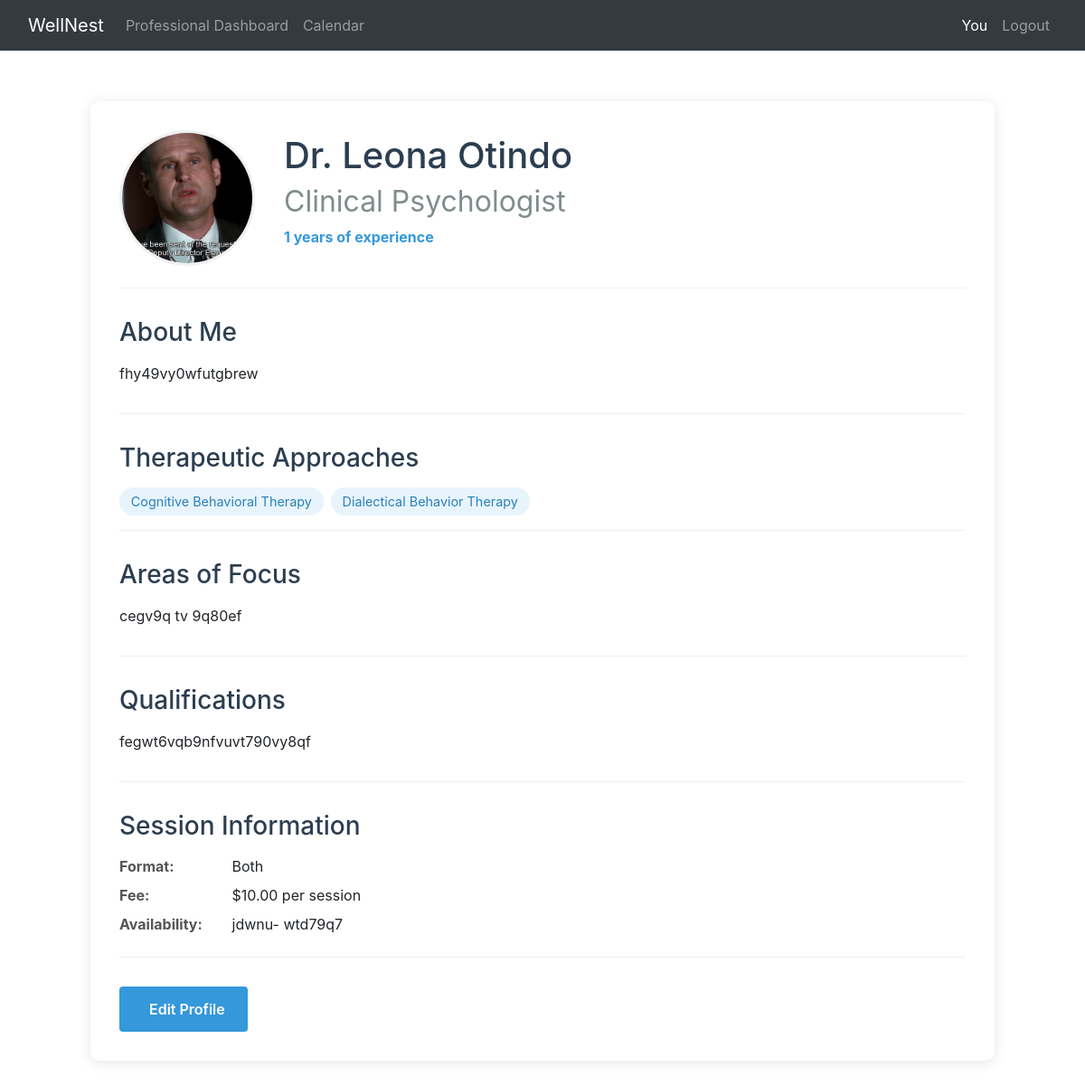
/profile_preview/ (signed in), run on the app's committed database.
### website/models.py (models this page shows, shortened)
class MentalHealthProfessional(models.Model):
    PROFESSION_CHOICES = [
        ('PSY', 'Psychiatrist'),
        ('CLP', 'Clinical Psychologist'),
        ('CP', 'Counseling Psychologist'),
        ('SW', 'Clinical Social Worker'),
        ('MFT', 'Marriage & Family Therapist'),
        ('LPC', 'Licensed Professional Counselor'),
        ('ART', 'Art Therapist'),
        ('MHC', 'Mental Health Counselor'),
    ]
    APPROACH_CHOICES = [
        ('CBT', 'Cognitive Behavioral Therapy'),
        ('PDY', 'Psychodynamic Therapy'),
        ('HMN', 'Humanistic Therapy'),
        ('INT', 'Integrative Therapy'),
        ('DBT', 'Dialectical Behavior Therapy'),
        ('ACT', 'Acceptance & Commitment Therapy'),
        ('EMD', 'EMDR'),
        ('SOL', 'Solution-Focused Therapy'),
    ]
    user = models.OneToOneField(User, on_delete=models.CASCADE, related_name='mental_health_pro')
    profession = models.CharField(max_length=3, choices=PROFESSION_CHOICES)
    license_number = models.CharField(max_length=50, unique=True)
    license_state = models.CharField(max_length=50)
    therapeutic_approaches = models.CharField(max_length=200)  # Comma-separated list of APPROACH_CHOICES
    bio = models.TextField(blank=True)
    profile_complete = models.BooleanField(default=False)
    years_of_experience = models.PositiveIntegerField(default=0)
    qualifications = models.TextField()
    areas_of_focus = models.TextField(help_text="Specific mental health conditions or populations you specialize in")
    practice_name = models.CharField(max_length=200, blank=True)
    website = models.URLField(blank=True)
    accepts_insurance = models.BooleanField(default=False)
    sliding_scale = models.BooleanField(default=False)
    phone = models.CharField(max_length=20)
    emergency_contact = models.CharField(max_length=20, blank=True)
    address = models.TextField(blank=True)
    city = models.CharField(max_length=100)
    state = models.CharField(max_length=100)
    country = CountryField()
    postal_code = models.CharField(max_length=20)
    session_format = models.CharField(max_length=100,
                                   choices=[('INP', 'In-person'), ('ONL', 'Online'), ('BOTH', 'Both')])
    session_length = models.PositiveIntegerField(default=50, help_text="Typical session length in minutes")
    session_fee = models.DecimalField(max_digits=6, decimal_places=2, default=0.00,  # Add default value
        help_text="Fee per session in your local currency")
    availability = models.TextField(help_text="Your typical availability (e.g., Mon-Wed 9am-5pm)")
    profile_picture = models.ImageField(upload_to='therapists/profile_pics/', blank=True)
    license_verification = models.FileField(upload_to='therapists/license_docs/')
    crisis_protocol = models.TextField(blank=True, help_text="Your protocol for handling client crises")
    created_at = models.DateTimeField(auto_now_add=True)
    updated_at = models.DateTimeField(auto_now=True)
    def get_approaches_list(self):
        return [dict(self.APPROACH_CHOICES).get(code, code)
                for code in self.therapeutic_approaches.split(',')]

### website/appointment_views.py (the view, shortened to what this page needs)
# urls.py: path('profile_preview/', appointment_views.profile_preview, name='profile_preview'),
@login_required
def profile_preview(request):
    user = request.user
    if hasattr(user, 'mental_health_pro'):
        professional = user.mental_health_pro
    context = {
        'professional': professional,
        'approaches': professional.get_approaches_list(),
    }
    return render(request, 'profiles/professional_profile_preview.html', context)

### website/templates/profiles/professional_profile_preview.html (shortened to what this page needs)
{% extends 'base.html' %}
{% block content %}
<div class="professional-profile-container">
    <div class="profile-header">
        {% if professional.profile_picture %}
        <img src="{{ professional.profile_picture.url }}" class="profile-image" alt="Profile Picture">
        {% else %}
        <div class="profile-image-placeholder">
            <i class="fas fa-user-md"></i>
        </div>
        {% endif %}
        <div class="profile-title">
            <h1>Dr. {{ professional.user.first_name }} {{ professional.user.last_name }}</h1>
            <h2>{{ professional.get_profession_display }}</h2>
            <p class="experience">{{ professional.years_of_experience }} years of experience</p>
        </div>
    </div>
    <div class="profile-content">
        <section class="profile-section">
            <h3>About Me</h3>
            <p>{{ professional.bio }}</p>
        </section>
        <section class="profile-section">
            <h3>Therapeutic Approaches</h3>
            <div class="approaches">
                {% for approach in approaches %}
                <span class="approach-badge">{{ approach }}</span>
                {% endfor %}
            </div>
        </section>
        <section class="profile-section">
            <h3>Areas of Focus</h3>
            <p>{{ professional.areas_of_focus }}</p>
        </section>
        <section class="profile-section">
            <h3>Qualifications</h3>
            <p>{{ professional.qualifications }}</p>
        </section>
        <section class="profile-section session-info">
            <h3>Session Information</h3>
            <div class="session-details">
                <div>
                    <span class="detail-label">Format:</span>
                    <span>{{ professional.get_session_format_display }}</span>
                </div>
                <div>
                    <span class="detail-label">Fee:</span>
                    <span>${{ professional.session_fee }} per session</span>
                </div>
                <div>
                    <span class="detail-label">Availability:</span>
                    <span>{{ professional.availability }}</span>
                </div>
            </div>
        </section>
        {% if user == professional.user %}
        <div class="profile-actions">
            <a href="{% url 'professional_profile' %}" class="btn btn-edit">
                 Edit Profile
            </a>
        </div>
        {% endif %}
    </div>
</div>
{% endblock %}

### static/css/main.css (style rules this page uses)
.profile-header { display: flex; align-items: center; gap: 2rem; margin-bottom: 2rem; padding-bottom: 1.5rem; border-bottom: 1px solid #eee; }
.detail-label { font-weight: 600; width: 120px; color: #555; }
.professional-profile-container, .professional-edit-container { max-width: 1000px; margin: 2rem auto; padding: 2rem; background: white; border-radius: 10px; box-shadow: 0 2px 15px rgba(0,0,0,0.1); }
.profile-image { width: 150px; height: 150px; border-radius: 50%; object-fit: cover; border: 3px solid #f0f0f0; }
.profile-title h1 { margin: 0; color: #2c3e50; }
.profile-title h2 { margin: 0.5rem 0; color: #7f8c8d; font-weight: normal; }
.experience { color: #3498db; font-weight: bold; }
.profile-section { margin-bottom: 2rem; padding-bottom: 1rem; border-bottom: 1px solid #eee; }
.profile-section h3 { color: #2c3e50; margin-bottom: 1rem; }
.approaches { display: flex; flex-wrap: wrap; gap: 0.5rem; }
.approach-badge { background: #e8f4fc; color: #2980b9; padding: 0.3rem 0.8rem; border-radius: 20px; font-size: 0.9rem; }
.session-details div { margin-bottom: 0.5rem; }
.detail-label { font-weight: bold; display: inline-block; width: 120px; color: #555; }
.profile-actions, .form-actions { display: flex; gap: 1rem; margin-top: 2rem; }
.btn { padding: 0.75rem 1.5rem; border-radius: 4px; font-weight: 600; cursor: pointer; display: inline-flex; align-items: center; gap: 0.5rem; text-decoration: none; }
.btn-edit { background: #3498db; color: white; }

### data on the page
MentalHealthProfessional: profile_picture (picture), user.first_name "Leona", user.last_name "Otindo", profession "Clinical Psychologist", years_of_experience "1", bio "fhy49vy0wfutgbrew", areas_of_focus "cegv9q tv 9q80ef", qualifications "fegwt6vqb9nfvuvt790vy8qf", session_format "Both", session_fee "10.00", availability "jdwnu- wtd79q7"

### other printed values
{{ approach }} "Cognitive Behavioral Therapy" "Dialectical Behavior Therapy"
